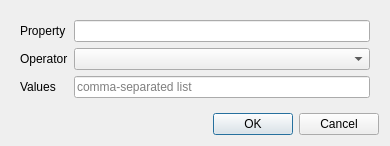
<?xml version="1.0" encoding="UTF-8"?>
<ui version="4.0">
 <class>Dialog</class>
 <widget class="QDialog" name="Dialog">
  <property name="geometry">
   <rect>
    <x>0</x>
    <y>0</y>
    <width>390</width>
    <height>137</height>
   </rect>
  </property>
  <property name="windowTitle">
   <string>Dialog</string>
  </property>
  <layout class="QVBoxLayout" name="verticalLayout">
   <item>
    <widget class="QWidget" name="widget" native="true">
     <layout class="QFormLayout" name="formLayout_2">
      <item row="0" column="0">
       <widget class="QLabel" name="label">
        <property name="text">
         <string>Property</string>
        </property>
       </widget>
      </item>
      <item row="0" column="1">
       <widget class="QLineEdit" name="lineEdit_name"/>
      </item>
      <item row="1" column="0">
       <widget class="QLabel" name="label_1">
        <property name="text">
         <string>Operator</string>
        </property>
       </widget>
      </item>
      <item row="2" column="0">
       <widget class="QLabel" name="label_2">
        <property name="text">
         <string>Values</string>
        </property>
       </widget>
      </item>
      <item row="2" column="1">
       <widget class="QLineEdit" name="lineEdit_values">
        <property name="placeholderText">
         <string>comma-separated list</string>
        </property>
        </widget>
      </item>
      <item row="1" column="1">
       <widget class="QComboBox" name="comboBox_operator"/>
      </item>
     </layout>
    </widget>
   </item>
   <item>
    <widget class="QDialogButtonBox" name="buttonBox">
     <property name="orientation">
      <enum>Qt::Horizontal</enum>
     </property>
     <property name="standardButtons">
      <set>QDialogButtonBox::Cancel|QDialogButtonBox::Ok</set>
     </property>
    </widget>
   </item>
  </layout>
 </widget>
 <tabstops>
  <tabstop>lineEdit_name</tabstop>
 </tabstops>
 <resources/>
 <connections>
  <connection>
   <sender>buttonBox</sender>
   <signal>accepted()</signal>
   <receiver>Dialog</receiver>
   <slot>accept()</slot>
   <hints>
    <hint type="sourcelabel">
     <x>248</x>
     <y>254</y>
    </hint>
    <hint type="destinationlabel">
     <x>157</x>
     <y>274</y>
    </hint>
   </hints>
  </connection>
  <connection>
   <sender>buttonBox</sender>
   <signal>rejected()</signal>
   <receiver>Dialog</receiver>
   <slot>reject()</slot>
   <hints>
    <hint type="sourcelabel">
     <x>316</x>
     <y>260</y>
    </hint>
    <hint type="destinationlabel">
     <x>286</x>
     <y>274</y>
    </hint>
   </hints>
  </connection>
 </connections>
</ui>
